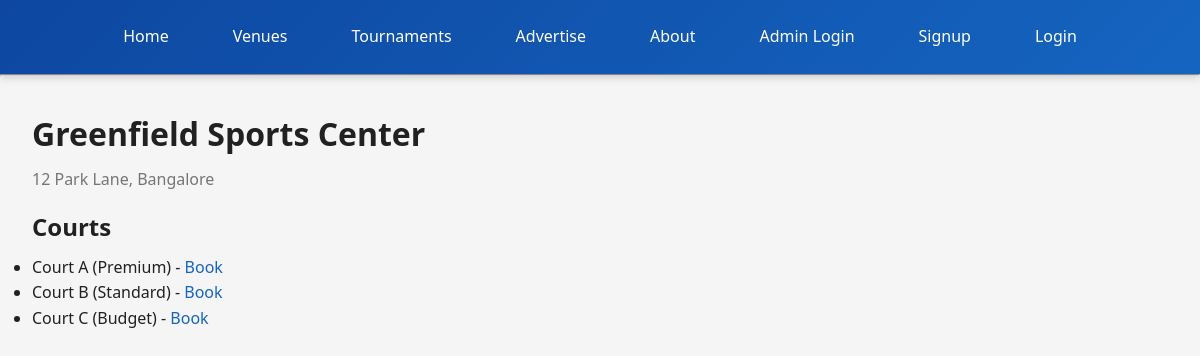
The page /booking/venues/1/ on the database its author committed.
### booking/models.py (models this page shows, shortened)
class Venue(models.Model):
    name = models.CharField(max_length=100)
    address = models.TextField(blank=True)
    city = models.CharField(max_length=100, blank=True)
    phone = models.CharField(max_length=15, blank=True)
    email = models.EmailField(blank=True)
    description = models.TextField(blank=True)
    rating = models.FloatField(default=4.5, validators=[MinValueValidator(0), MaxValueValidator(5)])
    created_at = models.DateTimeField(default=timezone.now)
    class Meta:
        ordering = ['name']

class Court(models.Model):
    venue = models.ForeignKey(Venue, related_name='courts', on_delete=models.CASCADE)
    name = models.CharField(max_length=50)
    capacity = models.PositiveIntegerField(default=8)
    price_per_hour = models.DecimalField(max_digits=10, decimal_places=2, default=500)
    description = models.TextField(blank=True)
    is_active = models.BooleanField(default=True)
    class Meta:
        ordering = ['name']

### booking/views.py (the view)
# urls.py: path('venues/<int:pk>/', venue_detail, name='venue_detail'),
def venue_detail(request, pk):
    v = get_object_or_404(Venue, pk=pk)
    courts = v.courts.all()
    if request.user.is_authenticated:
        utils.notify_admin_generic(
            subject=f"Venue viewed: {v.name}",
            message=f"User {request.user.email} opened venue '{v.name}' (id={v.id})."
        )
    return render(request, 'booking/venue_detail.html', {'venue': v, 'courts': courts})

### myproject/context_processors.py (called while the page is built)
def admin_email(request):
    return {'ADMIN_EMAIL': settings.ADMIN_EMAIL}

### templates/booking/venue_detail.html
{% extends 'base.html' %}
{% block content %}
<div class="container">
    <h2>{{ venue.name }}</h2>
    <p>{{ venue.address }}</p>
    <h3>Courts</h3>
    {% if courts %}
        <ul>
            {% for c in courts %}
                <li>{{ c.name }} - <a href="{% url 'booking_create' %}">Book</a></li>
            {% endfor %}
        </ul>
    {% else %}
        <p>No courts available.</p>
    {% endif %}
</div>
{% endblock %}

### static/css/style.css (style rules this page uses)
:root { --primary-color: #1565c0; --primary-dark: #0d47a1; --primary-light: #42a5f5; --accent-color: #ff6f00; --success-color: #2e7d32; --danger-color: #c62828; --warning-color: #f57c00; --neutral-bg: #f5f5f5; --neutral-border: #e0e0e0; --text-primary: #212121; --text-secondary: #757575; --shadow-sm: 0 2px 4px rgba(0,0,0,0.1); --shadow-md: 0 4px 8px rgba(0,0,0,0.15); --shadow-lg: 0 8px 16px rgba(0,0,0,0.2); }
* { margin: 0; padding: 0; box-sizing: border-box; }
html { scroll-behavior: smooth; }
body { font-family: 'Segoe UI', Tahoma, Geneva, Verdana, sans-serif; background-color: var(--neutral-bg); color: var(--text-primary); line-height: 1.6; }
h1, h2, h3, h4, h5, h6 { font-weight: 600; margin-bottom: 0.5rem; color: var(--text-primary); }
h2 { font-size: 2rem; }
h3 { font-size: 1.5rem; }
p { color: var(--text-secondary); margin-bottom: 1rem; }
a { color: var(--primary-color); text-decoration: none; transition: color 0.3s ease; }
.container { max-width: 1200px; margin: 2rem auto; padding: 0 2rem; width: 100%; }

### rows shown on the page
Venue: name "Greenfield Sports Center", address "12 Park Lane, Bangalore"
Court: name "Court A (Premium)"
Court: name "Court B (Standard)"
Court: name "Court C (Budget)"
